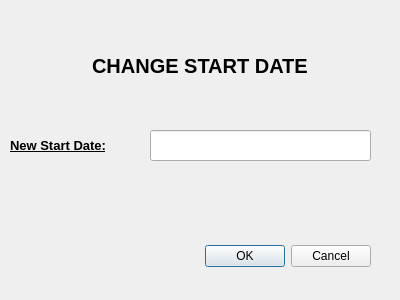
<?xml version="1.0" encoding="UTF-8"?>
<ui version="4.0">
 <class>ChangeStartDate</class>
 <widget class="QDialog" name="ChangeStartDate">
  <property name="geometry">
   <rect>
    <x>0</x>
    <y>0</y>
    <width>400</width>
    <height>300</height>
   </rect>
  </property>
  <property name="windowTitle">
   <string>Dialog</string>
  </property>
  <widget class="QDialogButtonBox" name="buttonBox">
   <property name="geometry">
    <rect>
     <x>30</x>
     <y>240</y>
     <width>341</width>
     <height>32</height>
    </rect>
   </property>
   <property name="orientation">
    <enum>Qt::Horizontal</enum>
   </property>
   <property name="standardButtons">
    <set>QDialogButtonBox::Cancel|QDialogButtonBox::Ok</set>
   </property>
  </widget>
  <widget class="QLineEdit" name="title">
   <property name="geometry">
    <rect>
     <x>70</x>
     <y>40</y>
     <width>261</width>
     <height>51</height>
    </rect>
   </property>
   <property name="font">
    <font>
     <pointsize>15</pointsize>
     <weight>75</weight>
     <bold>true</bold>
    </font>
   </property>
   <property name="styleSheet">
    <string notr="true">background-color: transparent;
border:transparent;</string>
   </property>
   <property name="text">
    <string>CHANGE START DATE</string>
   </property>
   <property name="alignment">
    <set>Qt::AlignCenter</set>
   </property>
  </widget>
  <widget class="QLabel" name="label_salary">
   <property name="geometry">
    <rect>
     <x>10</x>
     <y>130</y>
     <width>111</width>
     <height>31</height>
    </rect>
   </property>
   <property name="font">
    <font>
     <pointsize>10</pointsize>
     <weight>75</weight>
     <italic>false</italic>
     <bold>true</bold>
     <underline>true</underline>
    </font>
   </property>
   <property name="text">
    <string>New Start Date:</string>
   </property>
  </widget>
  <widget class="QLineEdit" name="line_startDate">
   <property name="geometry">
    <rect>
     <x>150</x>
     <y>130</y>
     <width>221</width>
     <height>31</height>
    </rect>
   </property>
   <property name="font">
    <font>
     <pointsize>10</pointsize>
    </font>
   </property>
   <property name="echoMode">
    <enum>QLineEdit::Normal</enum>
   </property>
   <property name="alignment">
    <set>Qt::AlignCenter</set>
   </property>
  </widget>
 </widget>
 <resources/>
 <connections>
  <connection>
   <sender>buttonBox</sender>
   <signal>accepted()</signal>
   <receiver>ChangeStartDate</receiver>
   <slot>accept()</slot>
   <hints>
    <hint type="sourcelabel">
     <x>248</x>
     <y>254</y>
    </hint>
    <hint type="destinationlabel">
     <x>157</x>
     <y>274</y>
    </hint>
   </hints>
  </connection>
  <connection>
   <sender>buttonBox</sender>
   <signal>rejected()</signal>
   <receiver>ChangeStartDate</receiver>
   <slot>reject()</slot>
   <hints>
    <hint type="sourcelabel">
     <x>316</x>
     <y>260</y>
    </hint>
    <hint type="destinationlabel">
     <x>286</x>
     <y>274</y>
    </hint>
   </hints>
  </connection>
 </connections>
</ui>
